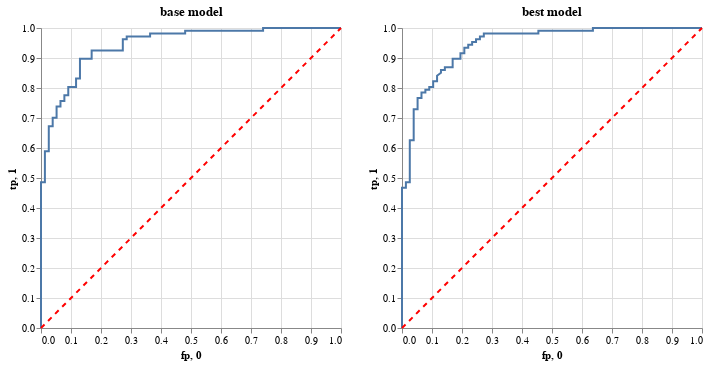

Notebook code for this chart:
### Code cell
roc_base.properties(title='base model')|roc_best.properties(title='best model')

### Figure 1 — Vega-Lite specification as saved in the notebook (floating-point values rounded to 4 significant figures)
{"config": {"view": {"continuousWidth": 300, "continuousHeight": 300}}, "hconcat": [{"layer": [{"data": {"name": "data-d88e19ba34e8c51cd8cbba75f78f60ad"}, "mark": {"type": "line"}, "encoding": {"x": {"field": "fp", "type": "quantitative"}, "y": {"field": "tp", "type": "quantitative"}}}, {"data": {"name": "data-32a7ce23df43936315089f2dd3ac791d"}, "mark": {"type": "line", "color": "red", "strokeDash": [5, 5]}, "encoding": {"x": {"field": "0", "type": "quantitative"}, "y": {"field": "1", "type": "quantitative"}}}], "title": "base model"}, {"layer": [{"data": {"name": "data-f771c44c6a11d1e8eebb825e6a4d1473"}, "mark": {"type": "line"}, "encoding": {"x": {"field": "fp", "type": "quantitative"}, "y": {"field": "tp", "type": "quantitative"}}}, {"data": {"name": "data-32a7ce23df43936315089f2dd3ac791d"}, "mark": {"type": "line", "color": "red", "strokeDash": [5, 5]}, "encoding": {"x": {"field": "0", "type": "quantitative"}, "y": {"field": "1", "type": "quantitative"}}}], "title": "best model"}], "$schema": "https://vega.github.io/schema/vega-lite/v5.20.1.json", "datasets": {"data-d88e19ba34e8c51cd8cbba75f78f60ad": [{"fp": 0.0, "tp": 0.0}, {"fp": 0.0, "tp": 0.009346}, {"fp": 0.0, "tp": 0.486}, {"fp": 0.01299, "tp": 0.486}, {"fp": 0.01299, "tp": 0.5888}, {"fp": 0.02597, "tp": 0.5888}, {"fp": 0.02597, "tp": 0.6729}, {"fp": 0.03896, "tp": 0.6729}, {"fp": 0.03896, "tp": 0.7009}, {"fp": 0.05195, "tp": 0.7009}, {"fp": 0.05195, "tp": 0.7383}, {"fp": 0.06494, "tp": 0.7383}, {"fp": 0.06494, "tp": 0.757}, {"fp": 0.07792, "tp": 0.757}, {"fp": 0.07792, "tp": 0.7757}, {"fp": 0.09091, "tp": 0.7757}, {"fp": 0.09091, "tp": 0.8037}, {"fp": 0.1169, "tp": 0.8037}, {"fp": 0.1169, "tp": 0.8318}, {"fp": 0.1299, "tp": 0.8318}, {"fp": 0.1299, "tp": 0.8972}, {"fp": 0.1688, "tp": 0.8972}, {"fp": 0.1688, "tp": 0.9252}, {"fp": 0.2727, "tp": 0.9252}, {"fp": 0.2727, "tp": 0.9626}, {"fp": 0.2857, "tp": 0.9626}, {"fp": 0.2857, "tp": 0.972}, {"fp": 0.3636, "tp": 0.972}, {"fp": 0.3636, "tp": 0.9813}, {"fp": 0.4805, "tp": 0.9813}, {"fp": 0.4805, "tp": 0.9907}, {"fp": 0.7403, "tp": 0.9907}, {"fp": 0.7403, "tp": 1.0}, {"fp": 1.0, "tp": 1.0}], "data-32a7ce23df43936315089f2dd3ac791d": [{"0": 0, "1": 0}, {"0": 1, "1": 1}], "data-f771c44c6a11d1e8eebb825e6a4d1473": [{"fp": 0.0, "tp": 0.0}, {"fp": 0.0, "tp": 0.009346}, {"fp": 0.0, "tp": 0.4673}, {"fp": 0.01299, "tp": 0.4673}, {"fp": 0.01299, "tp": 0.486}, {"fp": 0.02597, "tp": 0.486}, {"fp": 0.02597, "tp": 0.6262}, {"fp": 0.03896, "tp": 0.6262}, {"fp": 0.03896, "tp": 0.729}, {"fp": 0.05195, "tp": 0.729}, {"fp": 0.05195, "tp": 0.7664}, {"fp": 0.06494, "tp": 0.7664}, {"fp": 0.06494, "tp": 0.785}, {"fp": 0.07792, "tp": 0.785}, {"fp": 0.07792, "tp": 0.7944}, {"fp": 0.09091, "tp": 0.7944}, {"fp": 0.09091, "tp": 0.8037}, {"fp": 0.1039, "tp": 0.8037}, {"fp": 0.1039, "tp": 0.8224}, {"fp": 0.1169, "tp": 0.8224}, {"fp": 0.1169, "tp": 0.8411}, {"fp": 0.1299, "tp": 0.8505}, {"fp": 0.1299, "tp": 0.8598}, {"fp": 0.1429, "tp": 0.8598}, {"fp": 0.1429, "tp": 0.8692}, {"fp": 0.1688, "tp": 0.8692}, {"fp": 0.1688, "tp": 0.8972}, {"fp": 0.1948, "tp": 0.8972}, {"fp": 0.1948, "tp": 0.9159}, {"fp": 0.2078, "tp": 0.9159}, {"fp": 0.2078, "tp": 0.9346}, {"fp": 0.2208, "tp": 0.9346}, {"fp": 0.2208, "tp": 0.9439}, {"fp": 0.2338, "tp": 0.9439}, {"fp": 0.2338, "tp": 0.9533}, {"fp": 0.2468, "tp": 0.9533}, {"fp": 0.2468, "tp": 0.9626}, {"fp": 0.2597, "tp": 0.9626}, {"fp": 0.2597, "tp": 0.972}, {"fp": 0.2727, "tp": 0.972}, {"fp": 0.2727, "tp": 0.9813}, {"fp": 0.4545, "tp": 0.9813}, {"fp": 0.4545, "tp": 0.9907}, {"fp": 0.6364, "tp": 0.9907}, {"fp": 0.6364, "tp": 1.0}, {"fp": 1.0, "tp": 1.0}]}}
